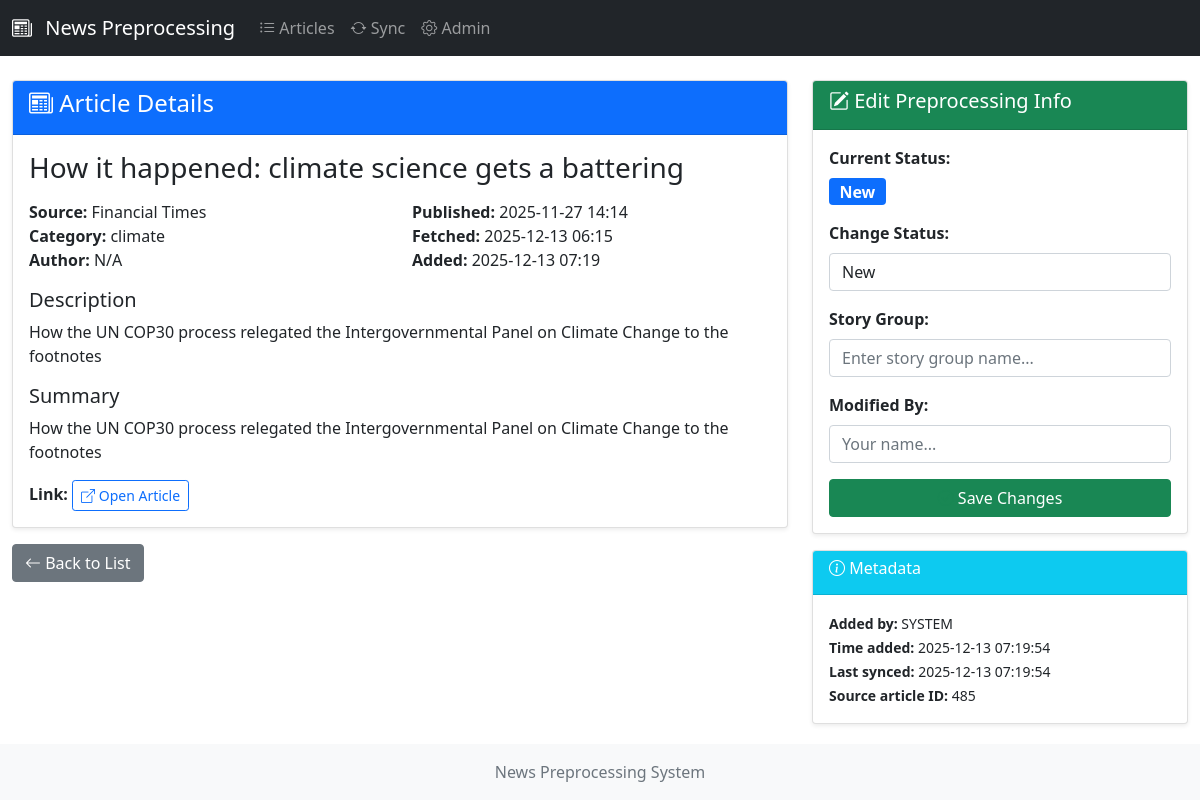
The app's page /article/305/ with its own data.
### articles/models.py (models this page shows, shortened)
class PreprocessingArticle(models.Model):
    OUTCOME_CHOICES = [
        ('NEW', 'New'),
        ('processed', 'Processed'),
        ('rejected', 'Rejected'),
    ]
    title = models.TextField()
    link = models.TextField()
    description = models.TextField(blank=True)
    summary = models.TextField(blank=True)
    content = models.TextField(blank=True)
    source = models.CharField(max_length=200)
    category = models.CharField(max_length=100, blank=True)
    feed_url = models.TextField(blank=True)
    guid = models.TextField(blank=True)
    author = models.CharField(max_length=500, blank=True)
    published = models.DateTimeField(null=True, blank=True)
    fetched_at = models.DateTimeField(null=True, blank=True)
    time_added = models.DateTimeField(auto_now_add=True)
    added_by = models.CharField(max_length=100, default='SYSTEM')
    modified_by = models.CharField(max_length=100, blank=True)
    outcome = models.CharField(
        max_length=20,
        choices=OUTCOME_CHOICES,
        default='NEW'
    )
    storygroup = models.CharField(max_length=200, blank=True)
    source_article_id = models.IntegerField(null=True, blank=True, help_text='ID from news.db')
    last_synced = models.DateTimeField(auto_now=True)
    class Meta:
        ordering = ['-time_added']
        unique_together = [['title', 'source', 'published']]
        indexes = [
            models.Index(fields=['outcome']),
            models.Index(fields=['source']),
            models.Index(fields=['storygroup']),
            models.Index(fields=['time_added']),
        ]
    @property
    def outcome_badge_class(self):
        badges = {
            'NEW': 'badge-primary',
            'processed': 'badge-success',
            'rejected': 'badge-danger',
        }
        return badges.get(self.outcome, 'badge-secondary')

### articles/views.py (the view, shortened to what this page needs)
# urls.py: path('article/<int:pk>/', views.ArticleDetailView.as_view(), name='article_detail'),
class ArticleDetailView(DetailView):
    model = PreprocessingArticle
    template_name = 'articles/article_detail.html'
    context_object_name = 'article'
    def get_context_data(self, **kwargs):
        context = super().get_context_data(**kwargs)
        context['edit_form'] = ArticleEditForm(instance=self.object)
        return context

### articles/forms.py
class ArticleEditForm(forms.ModelForm):
    class Meta:
        model = PreprocessingArticle
        fields = ['outcome', 'storygroup', 'modified_by']
        widgets = {
            'outcome': forms.Select(attrs={'class': 'form-control'}),
            'storygroup': forms.TextInput(attrs={
                'class': 'form-control',
                'placeholder': 'Enter story group name...'
            }),
            'modified_by': forms.TextInput(attrs={
                'class': 'form-control',
                'placeholder': 'Your name...'
            }),
        }
    def __init__(self, *args, **kwargs):
        super().__init__(*args, **kwargs)
        self.fields['modified_by'].required = False
        self.fields['storygroup'].required = False

### articles/templates/articles/article_detail.html (shortened to what this page needs)
{% extends 'articles/base.html' %}
{% block content %}
<div class="row">
    <div class="col-md-8">
        <div class="card">
            <div class="card-header bg-primary text-white">
                <h4><i class="bi bi-newspaper"></i> Article Details</h4>
            </div>
            <div class="card-body">
                <h3>{{ article.title }}</h3>
                <div class="row mt-3 mb-3">
                    <div class="col-md-6">
                        <strong>Source:</strong> {{ article.source }}<br>
                        <strong>Category:</strong> {{ article.category|default:"N/A" }}<br>
                        <strong>Author:</strong> {{ article.author|default:"N/A" }}<br>
                    </div>
                    <div class="col-md-6">
                        <strong>Published:</strong> {{ article.published|date:"Y-m-d H:i" }}<br>
                        <strong>Fetched:</strong> {{ article.fetched_at|date:"Y-m-d H:i" }}<br>
                        <strong>Added:</strong> {{ article.time_added|date:"Y-m-d H:i" }}<br>
                    </div>
                </div>
                {% if article.description %}
                <div class="mt-3">
                    <h5>Description</h5>
                    <p>{{ article.description }}</p>
                </div>
                {% endif %}
                {% if article.summary %}
                <div class="mt-3">
                    <h5>Summary</h5>
                    <p>{{ article.summary }}</p>
                </div>
                {% endif %}
                <div class="mt-3">
                    <strong>Link:</strong>
                    <a href="{{ article.link }}" target="_blank" class="btn btn-sm btn-outline-primary">
                        <i class="bi bi-box-arrow-up-right"></i> Open Article
                    </a>
                </div>
            </div>
        </div>
        <div class="mt-3">
            <a href="{% url 'article_list' %}" class="btn btn-secondary">
                <i class="bi bi-arrow-left"></i> Back to List
            </a>
        </div>
    </div>
    <div class="col-md-4">
        <div class="card">
            <div class="card-header bg-success text-white">
                <h5><i class="bi bi-pencil-square"></i> Edit Preprocessing Info</h5>
            </div>
            <div class="card-body">
                <form method="post">
                    <div class="mb-3">
                        <label class="form-label"><strong>Current Status:</strong></label>
                        <div>
                            <span class="badge {{ article.outcome_badge_class }} fs-6">
                                {{ article.get_outcome_display }}
                            </span>
                        </div>
                    </div>
                    <div class="mb-3">
                        <label for="{{ edit_form.outcome.id_for_label }}" class="form-label">
                            <strong>Change Status:</strong>
                        </label>
                        {{ edit_form.outcome }}
                    </div>
                    <div class="mb-3">
                        <label for="{{ edit_form.storygroup.id_for_label }}" class="form-label">
                            <strong>Story Group:</strong>
                        </label>
                        {{ edit_form.storygroup }}
                    </div>
                    <div class="mb-3">
                        <label for="{{ edit_form.modified_by.id_for_label }}" class="form-label">
                            <strong>Modified By:</strong>
                        </label>
                        {{ edit_form.modified_by }}
                    </div>
                    <button type="submit" class="btn btn-success w-100">
                        <i class="bi bi-check-circle"></i> Save Changes
                    </button>
                </form>
            </div>
        </div>
        <div class="card mt-3">
            <div class="card-header bg-info text-white">
                <h6><i class="bi bi-info-circle"></i> Metadata</h6>
            </div>
            <div class="card-body">
                <small>
                    <strong>Added by:</strong> {{ article.added_by }}<br>
                    <strong>Time added:</strong> {{ article.time_added|date:"Y-m-d H:i:s" }}<br>
                    <strong>Last synced:</strong> {{ article.last_synced|date:"Y-m-d H:i:s" }}<br>
                    {% if article.source_article_id %}
                    <strong>Source article ID:</strong> {{ article.source_article_id }}<br>
                    {% endif %}
                </small>
            </div>
        </div>
    </div>
</div>
{% endblock %}

### static/css/style.css (style rules this page uses)
body { min-height: 100vh; display: flex; flex-direction: column; }
.badge-primary { background-color: #0d6efd !important; }
.card { box-shadow: 0 0.125rem 0.25rem rgba(0, 0, 0, 0.075); transition: box-shadow 0.3s ease-in-out; }
.btn { margin-right: 0.25rem; }
.btn:last-child { margin-right: 0; }
.bi-check-circle { color: #198754; }

### records on screen
PreprocessingArticle: title "How it happened: climate science gets a battering", source "Financial Times", category "climate", author "N/A", published "2025-11-27 14:14", fetched_at "2025-12-13 06:15", time_added "2025-12-13 07:19", description "How the UN COP30 process relegated the Intergovernmental Panel on Climate Change to the footnotes", summary "How the UN COP30 process relegated the Intergovernmental Panel on Climate Change to the footnotes", outcome "New", added_by "SYSTEM", time_added "2025-12-13 07:19:54", last_synced "2025-12-13 07:19:54", source_article_id "485"
